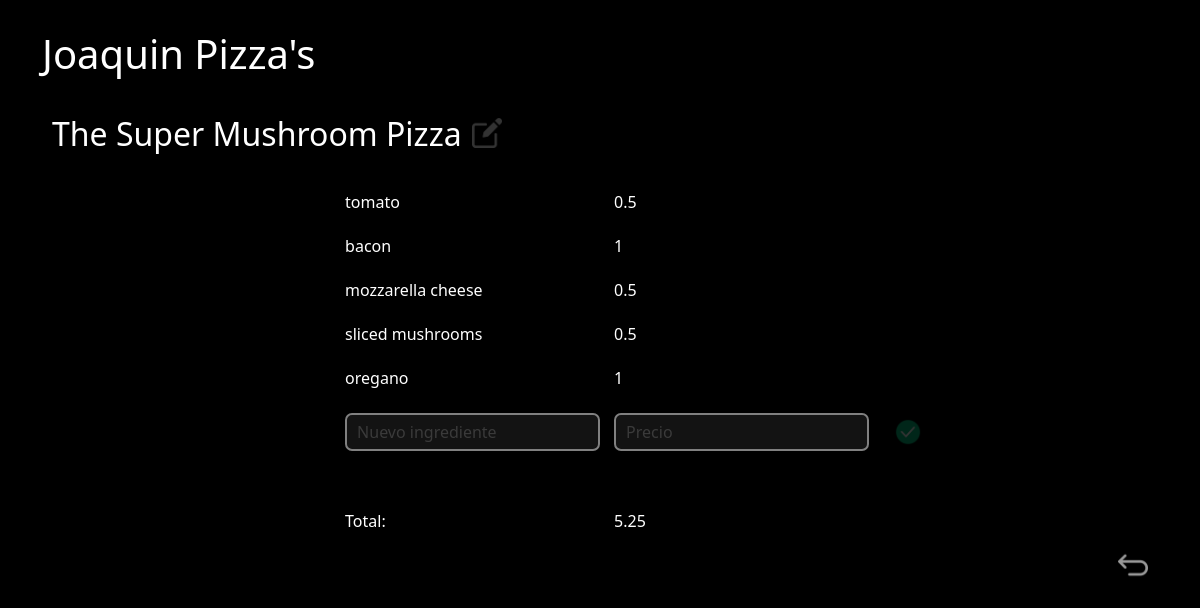
The page /pizza_info.php?id=2 on the database as committed earlier.
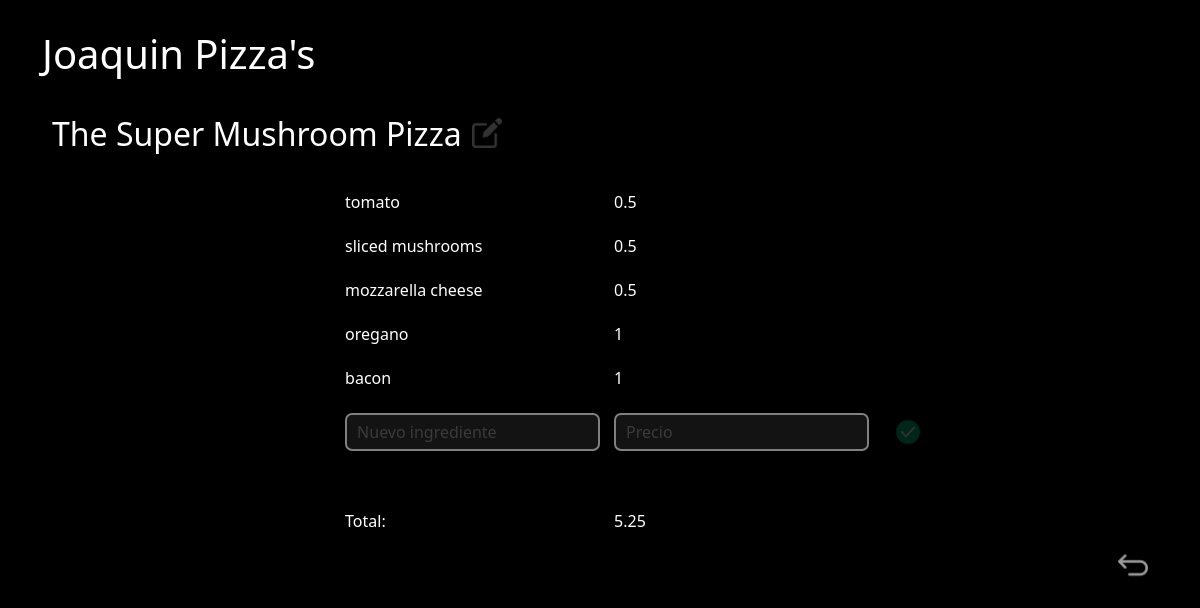
The same page on the database as committed later.
### tables this page shows
CREATE TABLE `pizza` (
  `id` int(11) NOT NULL,
  `name` varchar(255) NOT NULL
);

CREATE TABLE `pizza_ingredients` (
  `pizza_id` int(11) NOT NULL,
  `ingredient_id` int(11) NOT NULL,
  `position` int(11) NOT NULL
);

CREATE TABLE `ingredients` (
  `id` int(11) NOT NULL,
  `name` varchar(255) NOT NULL,
  `cost_price` float NOT NULL
);

### php/pizzas.php (called while the page is built, shortened)
<?php
	require_once("db.php");
	class pizzas {
		private $db;
		private $table_p = "pizza";
    private $table_p_i = "pizza_ingredients";
		public function __construct($db) {
			$this->db = $db;
		}
		public function pizza_name($id) {
			return $this->db->select($this->table_p, rows: 'name', where: 'id='.$id)->fetch_row()[0];
		}
    public function ingredients($id) {
      return $this->db->select($this->table_p_i, rows: 'ingredient_id', where: 'pizza_id='.$id);
    }
	}
?>

### php/db.php (called while the page is built, shortened)
<?php
	class database {
	  private $servername ='localhost';
	  private $username='root';
	  private $password='';
	  private $dbname='pizza_db';
	  private $mysqli;
	  public function __construct() {
	  	$this->mysqli = new mysqli($this->servername,$this->username,$this->password,$this->dbname);
	  }
	  public function select($table, $rows="*", $where = null) {
	    if ($where != null) {
	        $sql = "SELECT $rows FROM `$table` WHERE $where";
	    } else {
	        $sql = "SELECT $rows FROM `$table`;";
	    }
	    return $this->mysqli->query($sql);
	  }
	}
?>

### php/ingredients.php (called while the page is built, shortened)
<?php
	require_once("db.php");
	class ingredients {
		private $db;
		private $table_i = "ingredients";
		public function __construct($db) {
			$this->db = $db;
		}
    public function get($id) {
      return $this->db->select($this->table_i, where: 'id='.$id)->fetch_object();
    }
	}
?>

### pizza_info.php (the view, shortened to what this page needs)
<?php
  require("php/pizzas.php");
  require("php/ingredients.php");
  $db = new database();
  $pizzas = new pizzas($db);
  $ingredients_db = new ingredients($db);
  $pizza_id = $_GET['id'];
  if($pizza_id != null) {
    $pizza_name = $pizzas->pizza_name($pizza_id);
    $pizza_html = $pizza_name;
	$pizza_img = 'edit';
    $ingredients = $pizzas->ingredients($pizza_id);
  } else {
	$pizza_id = 0;
    $pizza_html = "<input class='pizza_input w' type='text' value=''/>";
	$pizza_img = 'done';
	$ingredients = [];
  }
?>
<!DOCTYPE html>
<html lang="en">
  <head>
    <link href="https://cdn.jsdelivr.net/npm/bootstrap@5.2.3/dist/css/bootstrap.min.css" rel="stylesheet">
    <link rel="stylesheet" type="text/css" href="css/style.css">
  </head>
  <body>
    <div class="container main-c">
      <div class="container-title"><h1 class="w"> Joaquin Pizza's </h1></div>
      <div class="container-p" style="flex-direction: column;">
        <div class="container-p-title">
					<h2 id="pizza_name" class="name w"><?= $pizza_html ?></h2>
					<button id="edit_pizza_name" class="small-btn" onclick="editPizzaName(<?= $pizza_id ?>);">
						<img src="images/<?= $pizza_img ?>.png" alt="buttonpng" width="30" height="30"/>
					</button>
        </div>
        <div class="container-p-info w">
					<table>
						<?php
							$total = 0;
							foreach ($ingredients as $ingredient_row):
								$ingredient = $ingredients_db->get($ingredient_row['ingredient_id']);
								$total = $total + $ingredient->cost_price;
						?>
							<tr id="row-<?= $ingredient->id ?>" class="pizza_info">
								<td>
								</td>
								<td><?= $ingredient->name ?></td>
								<td><?= $ingredient->cost_price ?></td>
								<td class="center">
								</td>
							</tr>
						<?php
							endforeach;
							$total = $total * 1.5;
						?>
							<tr id="new-row">
								<td></td>
								<td><input id="new_ing_name" class="w" type="text" placeholder="Nuevo ingrediente"/></td>
								<td><input id="new_ing_price" class="w" type="text" placeholder="Precio"/></td>
								<td>
									<button class="small-btn" onclick="addIngredient(<?= $pizza_id ?>);">
										<img src="images/done.png" alt="buttonpng" width="30" height="30"/>
									</button>
								</td>
							</tr>
							<tr id="empty"><td>&nbsp;</td><td>&nbsp;</td><td>&nbsp;</td><td>&nbsp;</td></tr>
							<tr>
								<td></td>
								<td><label class="total">Total:</label></td>
								<td><span id="total"><?= $total ?></span></td>
								<td></td>
							</tr>
					</table>
        </div>
        <div class="container-p-back">
					<button id="return-btn" class="small-btn" onclick="parent.location='index.php'">
						<img src="images/return.png" alt="buttonpng" width="30" height="30"/>
					</button>
        </div>
      </div>
    </div>
  </body>
</html>

### css/style.css (style rules this page uses)
body { background-color: black; }
.container-title { margin: 30px 0px; }
.w { color: white; }
.center { text-align: center; vertical-align: middle; }
.container-p { display: flex; justify-content: space-between; min-height: 280px; }
.name { cursor: pointer; }
#pizza_name { margin: 10px 0px 10px 10px; line-height: 1 !important; }
.container-p-title { display: flex; margin-bottom: 20px; }
.container-p-info { display: flex; justify-content: center; }
.container-p-back { display: flex; justify-content: flex-end; }
tr { border-top-left-radius: 10px; border-bottom-left-radius: 10px; border-top-right-radius: 10px; border-bottom-right-radius: 10px; background-color: rgba(255, 255, 255, 0); transition: 0.3s; }
tr>td:first-child { border-top-left-radius: 10px; border-bottom-left-radius: 10px; }
tr>td:last-child { border-top-right-radius: 10px; border-bottom-right-radius: 10px; }
tr>td { padding: 7px; }
tr>td:first-child { padding-left: 15px; }
tr>td:last-child { padding-right: 15px; }
tr#new-row { background-color: transparent !important; }
tr#new-row>td>input[type=text], .pizza_input { border: 2px solid white;; border-radius: 7px; padding: 5px 10px; background-color: rgba(255, 255, 255, 0.15); opacity: 0.5; }
#return-btn { opacity: 0.6 !important; }
.small-btn { margin: 10px; background-color: transparent; width: 30px; height: 30px; border: none; padding: 0px; vertical-align: middle; transition: 0.8s; opacity: 0.2; }

Rows that differ between the two databases and show on the page:
changed pizza_ingredients "sliced mushrooms": moves up the list
changed pizza_ingredients "mozzarella cheese": moves down the list
changed pizza_ingredients "oregano": moves up the list
